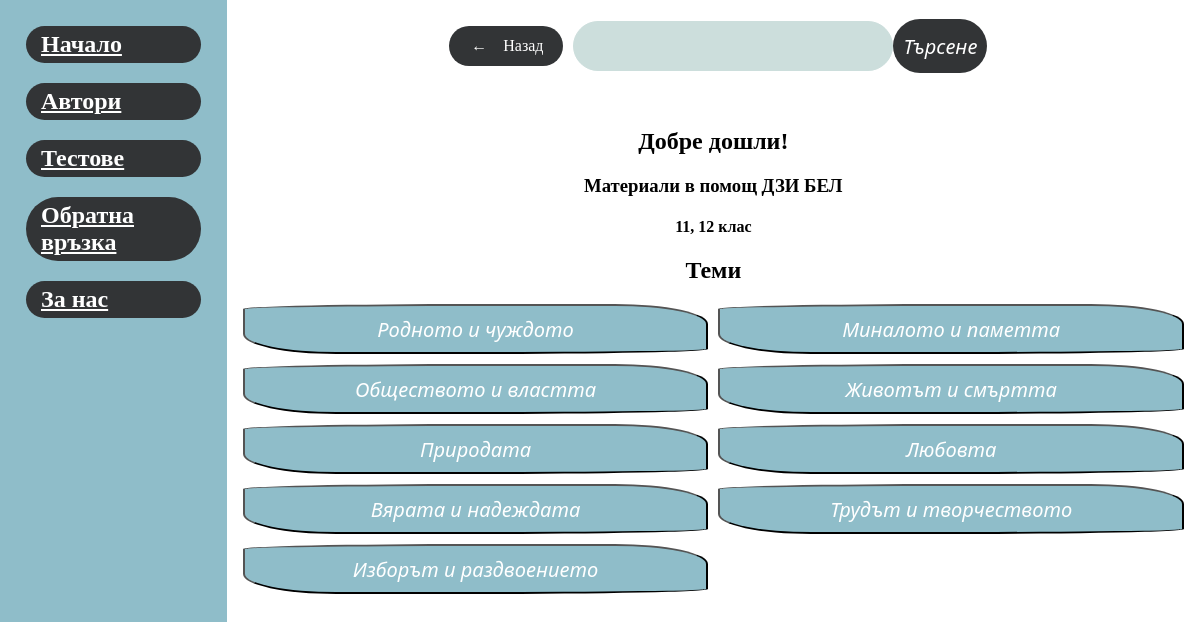
The app's page /php/Index.php with its own data.
### tables this page shows
CREATE TABLE Category (
  CategoryID int NOT NULL AUTO_INCREMENT PRIMARY KEY, 
  CategoryTittle VARCHAR(45)
 
);

### php/Index.php (the view, shortened to what this page needs)
<!DOCTYPE html>
<head>
    <link rel = "stylesheet" href="css/design.css">
    <link rel = "stylesheet" href="css/Index.css">
</head>
<body>
 <nav class="col-1">
  <a href="Welcome.html" target="_blank">Начало</a>
  <a href="avtoriview.html" target="_blank">Автори</a>
  <a href="DZI.html" target="_blank">Тестове</a>
  <a href="screenfeedback.html" target=_blank>Обратна връзка</a>
     <a href="AboutUs.html" target="_blank">За нас</a>
 </nav>
<div class="col-2">
  <header>
<div class="back-link">
  <a href="#" onclick="history.back()">
    <span class="arrow">&larr;</span> Назад
  </a>
</div>
<input type="text">
  <button>Търсене</button>
 </header>
 <main class="content">
    <article>
<h1>Добре дошли!</h1>
<h3>Материали в помощ ДЗИ БЕЛ</h3>
<h4>11, 12 клас</h4>
<h2>Теми</h2>
    <div class="button-grid">
    <?php
  require_once "config.php";
   $sql = "SELECT * FROM category";
   if($result = mysqli_query($link, $sql ))
   if(mysqli_num_rows($result) > 0){
   while($row = mysqli_fetch_array($result)){
   echo '<a href="category.php?categoryId=' . $row['CategoryID'] . '">';
   echo "<button>";
   echo $row['CategoryTittle'];
   echo"</button>";
   echo "</a>";
   }
   } else{
   echo "No records matching your query were found.";
   }else
   echo "ERROR: Cold not able to execute $sql. " . mysqli_error($link);
  ?>
  </div>
</article>
</body>

### php/css/design.css (style rules this page uses)
nav { display: flex; flex-direction: column; align-items: stretch; }
nav > a { font-weight: bold; font-size: 24px; background-color: rgb(50, 52, 54); color: white; padding: 5px 15px; border-radius: 50px; margin: 10px; }
body { background-image: url(https://scontent.fsof8-1.fna.fbcdn.net/v/t1.15752-9/328973276_511289307844941_8170641312039725254_n.jpg?_nc_cat=100&ccb=1-7&_nc_sid=ae9488&_nc_ohc=D_SI48woIcEAX94QCGF&_nc_ht=scontent.fsof8-1.fna&oh=03_AdShzDjjZxg41VNcfvW4ZLPwiPdrnF-k2MXwaC11S4WLJw&oe=641B2A86); }
* { box-sizing: border-box; }
body { display: flex; min-height: 100vh; flex-direction: row; margin: 0; }
.col-1 { background: rgb(143, 189, 201); flex: 1; }
.col-2 { display: flex; flex-direction: column; flex: 5; }
.content { display: flex; flex-direction: row; align-items: center; }
.content > article { flex: 4; min-height: 60vh; }
header, footer, article, nav { padding: 1em; }
header { display: flex; justify-content: center; align-items: center; margin: 0 auto; }
header > input { height: 50px; width: 320px; background-color: #CCDEDC; border-radius: 50px; border: 1px solid #CCDEDC; }
header > button { height: 54px; width: 94px; background-color: rgb(50, 52, 54); color: #ffffff; border-style: none; border-radius: 50px; }

### php/css/Index.css (style rules this page uses)
.back-link { display: inline-block; margin: 10px; }
.back-link a { display: inline-block; padding: 10px 20px; background-color: #007bff; color: #fff; text-decoration: none; }
.back-link .arrow { display: inline-block; width: 20px; height: 20px; margin-right: 10px; text-align: center; font-size: 16px; line-height: 20px; color: #fff; }
.back-link a { display: inline-block; padding: 10px 20px; background-color: rgb(50, 52, 54);; color: #fff; text-decoration: none; border-radius: 50px; }
h1, h2, h3, h4 { text-align: center; }
.button-grid { display: grid; grid-template-columns: 1fr 1fr; grid-template-rows: repeat(5, 1fr); grid-gap: 10px; }
.button-grid button { width: 100%; height: 50px; }
button { appearance: auto; writing-mode: horizontal-tb !important; font-style: 100%; font-style: italic; font-size: 20px; font-family: Noto sans; text-rendering: auto; color: white; letter-spacing: normal; text-indent: 0px; display: inline-block; text-align: center; align-items: flex-start; cursor: default; box-sizing: border-box; background-color: -box; background-color: rgb(143, 189, 201); margin: 0em; padding: 1px 6px; border-width: 2px; border-radius: 50% 20% / 10% 40%; border-color: black; border-image: initial; }

### records on screen
category: CategoryTittle "Родното и чуждото"
category: CategoryTittle "Миналото и паметта"
category: CategoryTittle "Обществото и властта"
category: CategoryTittle "Животът и смъртта"
category: CategoryTittle "Природата"
category: CategoryTittle "Любовта"
category: CategoryTittle "Вярата и надеждата"
category: CategoryTittle "Трудът и творчеството"
category: CategoryTittle "Изборът и раздвоението"
